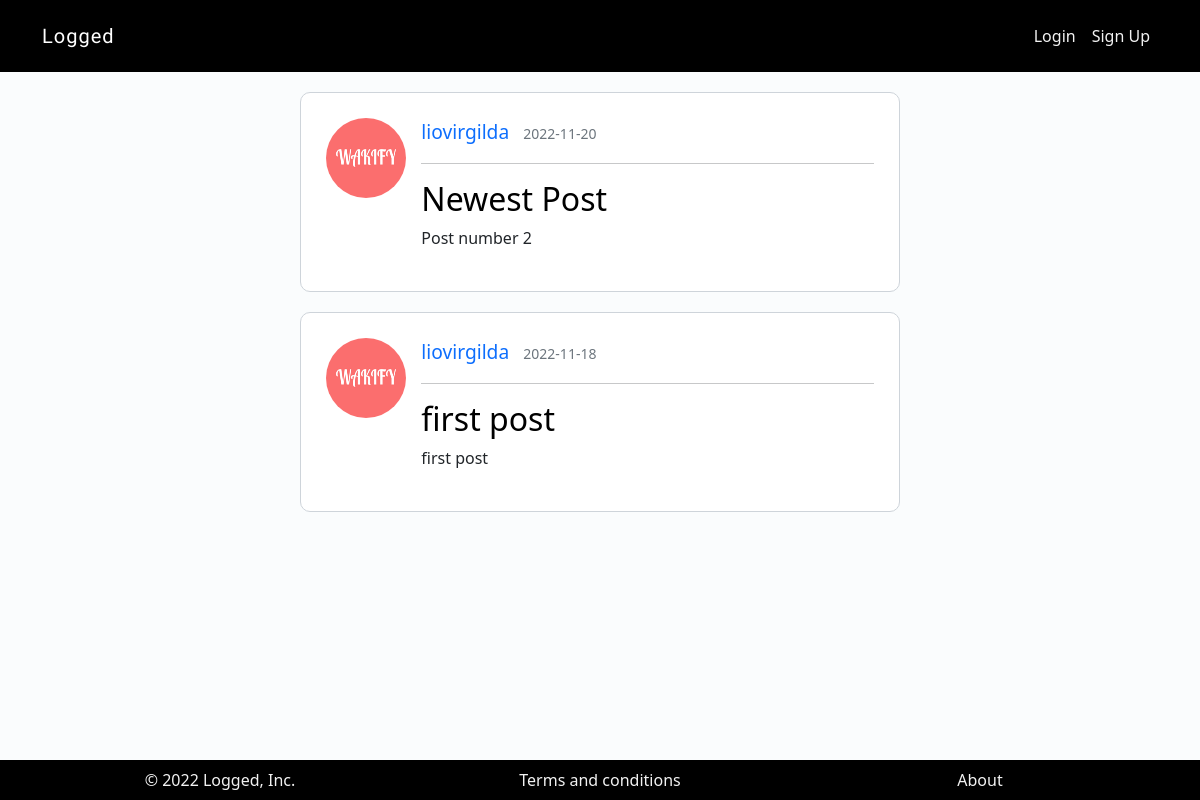
The page /user/1 on the database as committed earlier.
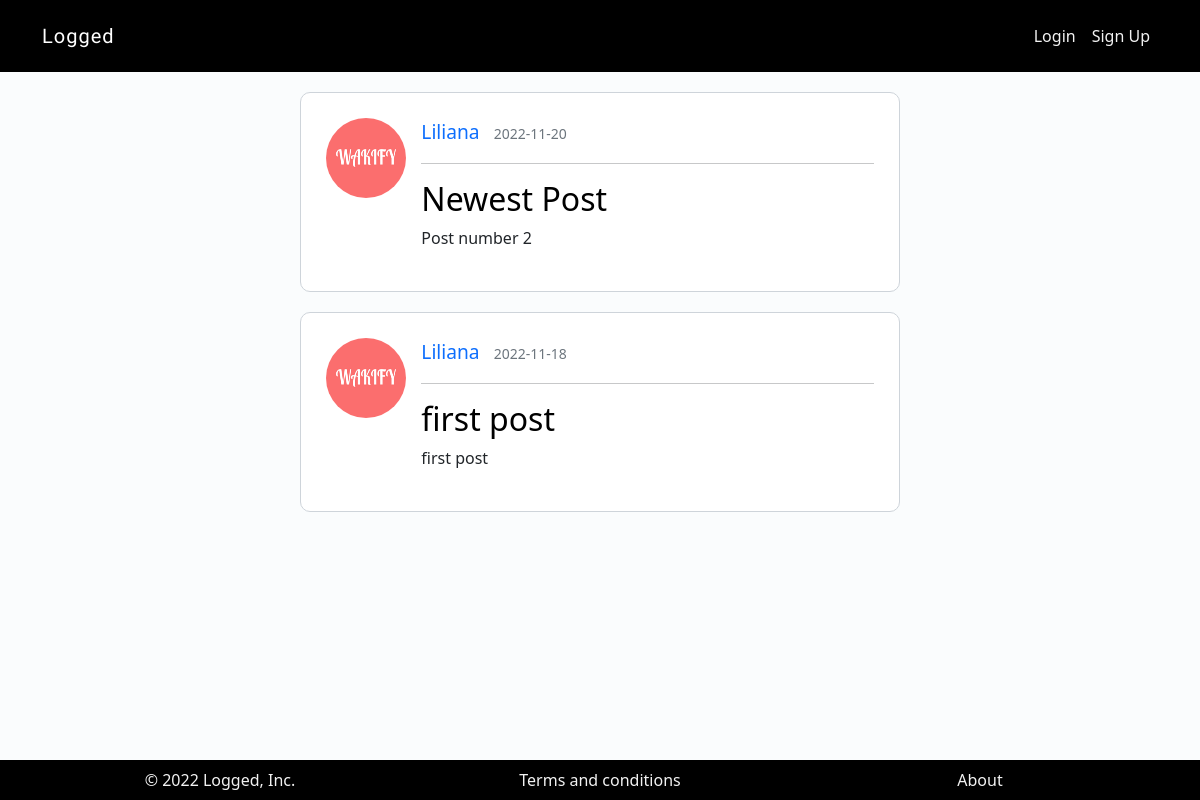
The same page on the database as committed later.
### blogapp/models.py (models this page shows, shortened)
class Post(db.Model):
    id = db.Column(db.Integer, primary_key=True)
    title = db.Column(db.String(100), nullable=False)
    postedOn = db.Column(db.DateTime, nullable=False, default=datetime.utcnow)
    text = db.Column(db.Text, nullable=False)
    user_id = db.Column(db.Integer, db.ForeignKey("user.id"), nullable=False)

class User(db.Model):
    id = db.Column(db.Integer, primary_key=True)
    name = db.Column(db.String, nullable=False)
    username = db.Column(db.String, unique=True, nullable=False)
    email = db.Column(db.String, unique=True, nullable=False)
    password = db.Column(db.String(40), nullable=False)
    profile_picture = db.Column(db.String, nullable=False, default="default.jpeg")
    summary = db.Column(db.String)
    posts = db.relationship("Post", backref="author", lazy=True)

### blogapp/user_routes.py (the view)
@app.route("/user/<int:id>")
def user_posts(id):
    posts = db.session.execute(db.select(Post).where(
            Post.user_id == id).order_by(Post.postedOn.desc())).scalars()
    return render_template("posts.html", title="Blog Homepage", posts = posts)

### blogapp/templates/posts.html
{% extends 'layout.html' %}
{% block content %}
{% if posts %}
    {% for post in posts %}
    <div class="container posts">
        <div class="row">
            <div class="col-3 col-md-2">
                <img class="picture_post" src="../static/uploads/{{post.author.profile_picture}}" alt="Profile Picture">
            </div>
            <div class="col-9 col-md-10">
                <div>
                    <a class="post-author mr-2" href="/{{post.user_id}}">{{ post.author.name }}</a>
                    <small class="text-muted">{{ post.postedOn.strftime("%Y-%m-%d") }}</small>
                </div>
                <hr>
                <div class="post-text">
                    <h2><a class="post-title" href="/post/{{post.id}}">{{ post.title }}</a></h2>
                    <p class="post-content">{{ post.text }}</p>
                </div>
            </div>
        </div>
    </div>
    {% endfor %}
{% endif %}
{% endblock %}

Rows that differ between the two databases and show on the page:
changed through a linked row, Post "Newest Post": author.name "liovirgilda" → "Liliana"
changed through a linked row, Post "first post": author.name "liovirgilda" → "Liliana"
